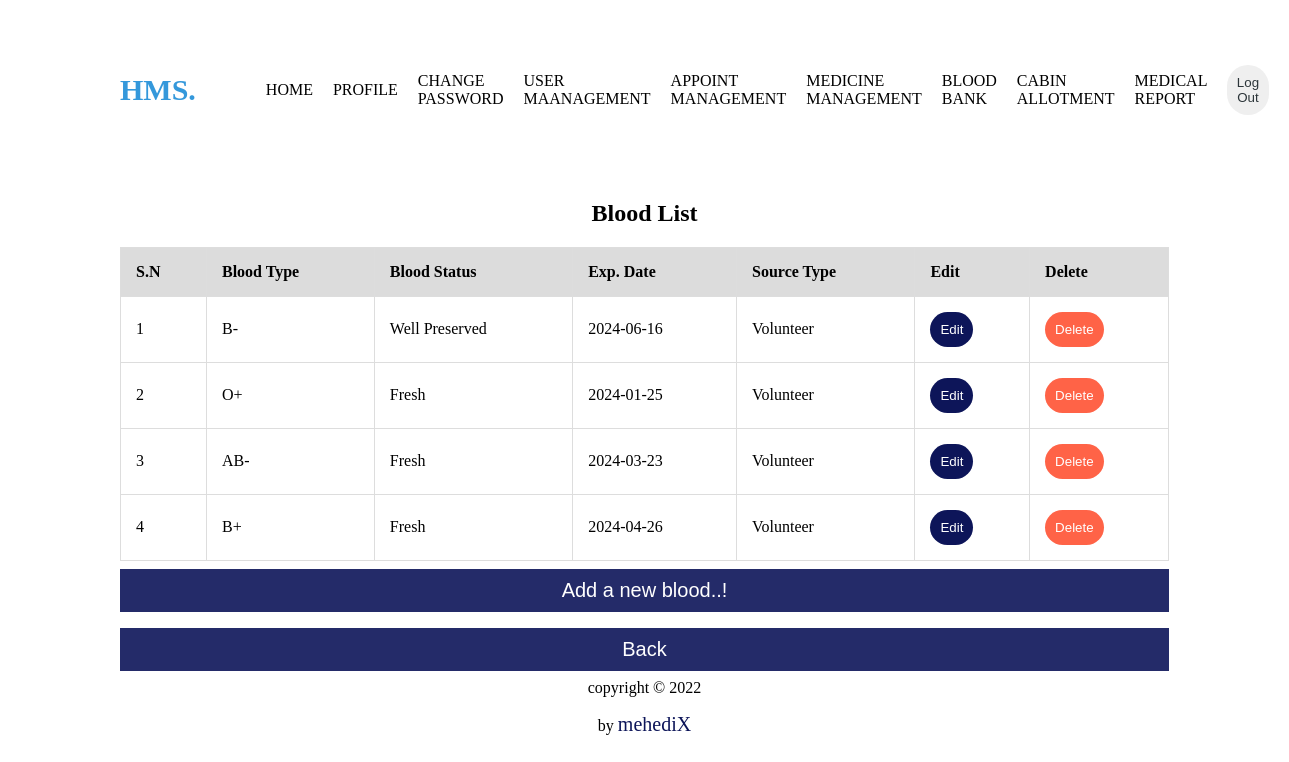
/view/blood-table.php (signed in), run on the app's committed database.
### tables this page shows
CREATE TABLE `blood` (
  `id` int(10) UNSIGNED NOT NULL,
  `blood_type` varchar(25) DEFAULT NULL,
  `blood_status` varchar(255) DEFAULT NULL,
  `exp_date` varchar(25) DEFAULT NULL,
  `source_type` varchar(255) DEFAULT NULL,
  `created_at` datetime NOT NULL
);

### control/read-bloodAction.php (called while the page is built)
<?php
include('../model/database.php');
$fetchData= fetch_data($connection);
function fetch_data($connection){
  $query="SELECT * from blood ORDER BY id DESC";
  $exec=mysqli_query($connection, $query);
  if(mysqli_num_rows($exec)>0){
    $row= mysqli_fetch_all($exec, MYSQLI_ASSOC);
    return $row;
  }else{
    return $row=[];
  }
}
?>

### view/blood-table.php (the view, shortened to what this page needs)
<?php
include('../control/read-bloodAction.php');
?>
<!DOCTYPE html>
<html>
<head>
</head>
<body style="padding-right:7rem;padding-left:7rem;">
<?php include "../model/_nav.php"; ?>
<div class="table-data">
        <div class="list-title">
 <h2>Blood List</h2>
            </div>
    <table border="1">
        <tr>
            <th>S.N</th>
            <th>Blood Type</th>
            <th>Blood Status</th>
            <th>Exp. Date</th>
            <th>Source Type</th>
            <th>Edit</th>
            <th>Delete</th>
        </tr>
<?php
        if(count($fetchData)>0){
        $sn=1;
        foreach($fetchData as $data){
?> <tr>
<td><?php echo $sn; ?></td>
<td><?php echo $data['blood_type']; ?></td>
<td><?php echo $data['blood_status']; ?></td>
<td><?php echo $data['exp_date']; ?></td>
<td><?php echo $data['source_type']; ?></td>
<td><a style="text-decoration:none;" href="../view/update-blood.php?edit=<?php echo $data['id']; ?>">
                <button style="background-color: #0D1559;color: #ffffff;padding:10px;padding: 10px;border: none;border-radius: 30px;">Edit</button></a></td>
<td><a style="text-decoration:none;" href="../control/delete-bloodAction.php?delete=<?php echo $data['id']; ?>">
                <button style="background-color:tomato;color: #ffffff;padding:10px;padding: 10px;border: none;border-radius: 30px;">Delete</button></a></td>
</tr> <?php
      $sn++; }
      }else{
?>
      <tr>
        <td colspan="7">No Data Found</td>
      </tr>
<?php
    }
?>
    </table>
    <button type="create" onclick="document.location='../view/create-blood.php'">Add a new blood..!</button>
    <button type="bk" onclick="document.location='../view/dashboard.php'">Back</button>
    </div>
    <?php include "../model/footer.php"; ?>
</body>
</html>

### view/blood-table.php (style rules this page uses)
table, td, th { border: 1px solid #ddd; text-align: left; }
table { border-collapse: collapse; max-width: 100%; width:100%; }
.table-data { width:100%; float: right; }
th, td { padding: 15px; }
th { background-color:gainsboro ; }
body { overflow-x: hidden; }
* { box-sizing: border-box; }
button[type=create] { background-color: #0D1559; color: #ffffff; padding: 10px 20px; margin: 8px 0; border: none; cursor: pointer; width: 100%; opacity: 0.9; font-size: 20px; }
button[type=bk] { background-color: #0D1559; color: #ffffff; padding: 10px 20px; margin: 8px 0; border: none; cursor: pointer; width: 100%; opacity: 0.9; font-size: 20px; }
h2 { text-align: center; }

### data on the page
blood: blood_type "B-", blood_status "Well Preserved", exp_date "2024-06-16", source_type "Volunteer"
blood: blood_type "O+", blood_status "Fresh", exp_date "2024-01-25", source_type "Volunteer"
blood: blood_type "AB-", blood_status "Fresh", exp_date "2024-03-23", source_type "Volunteer"
blood: blood_type "B+", blood_status "Fresh", exp_date "2024-04-26", source_type "Volunteer"
